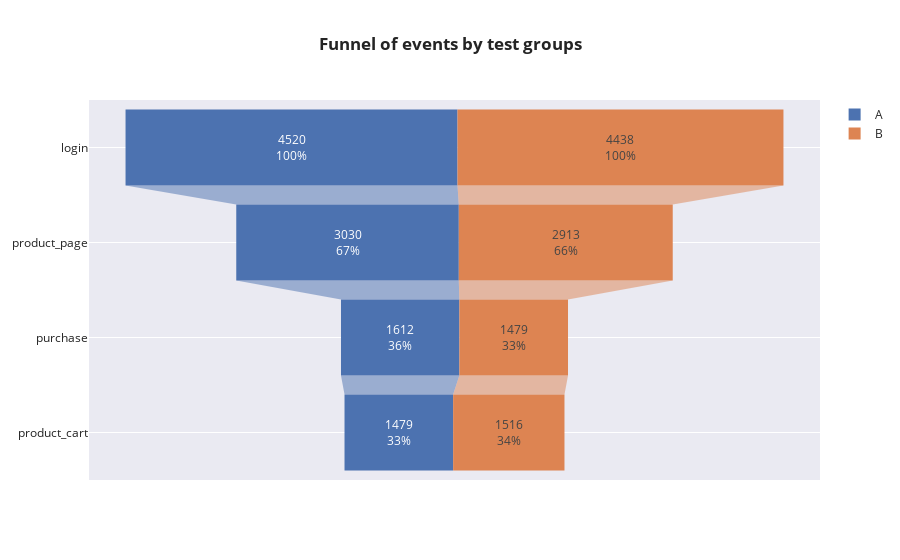

The notebook cell this image was saved under:
### Code cell
fig = go.Figure(go.Funnel(
    name='A',
    y = event_group_pivot_interface['event_name'],
    x = event_group_pivot_interface['A'],
    textinfo = 'value+percent initial'))

fig.add_trace(go.Funnel(
    name='B',
    y = event_group_pivot_interface['event_name'],
    x = event_group_pivot_interface['B'],
    textinfo = 'value+percent initial'))

fig.update_layout(template='seaborn',
                  title='<b>Funnel of events by test groups</b>')

fig.show()

### Figure 1 — Plotly figure (JSON) as saved in the notebook; plotly's stock layout.template omitted (floating-point values rounded to 4 significant figures)
{"data": [{"name": "A", "textinfo": "value+percent initial", "type": "funnel", "x": [4520, 3030, 1612, 1479], "y": ["login", "product_page", "purchase", "product_cart"]}, {"name": "B", "textinfo": "value+percent initial", "type": "funnel", "x": [4438, 2913, 1479, 1516], "y": ["login", "product_page", "purchase", "product_cart"]}], "layout": {"title": {"text": "<b>Funnel of events by test groups</b>"}}}
